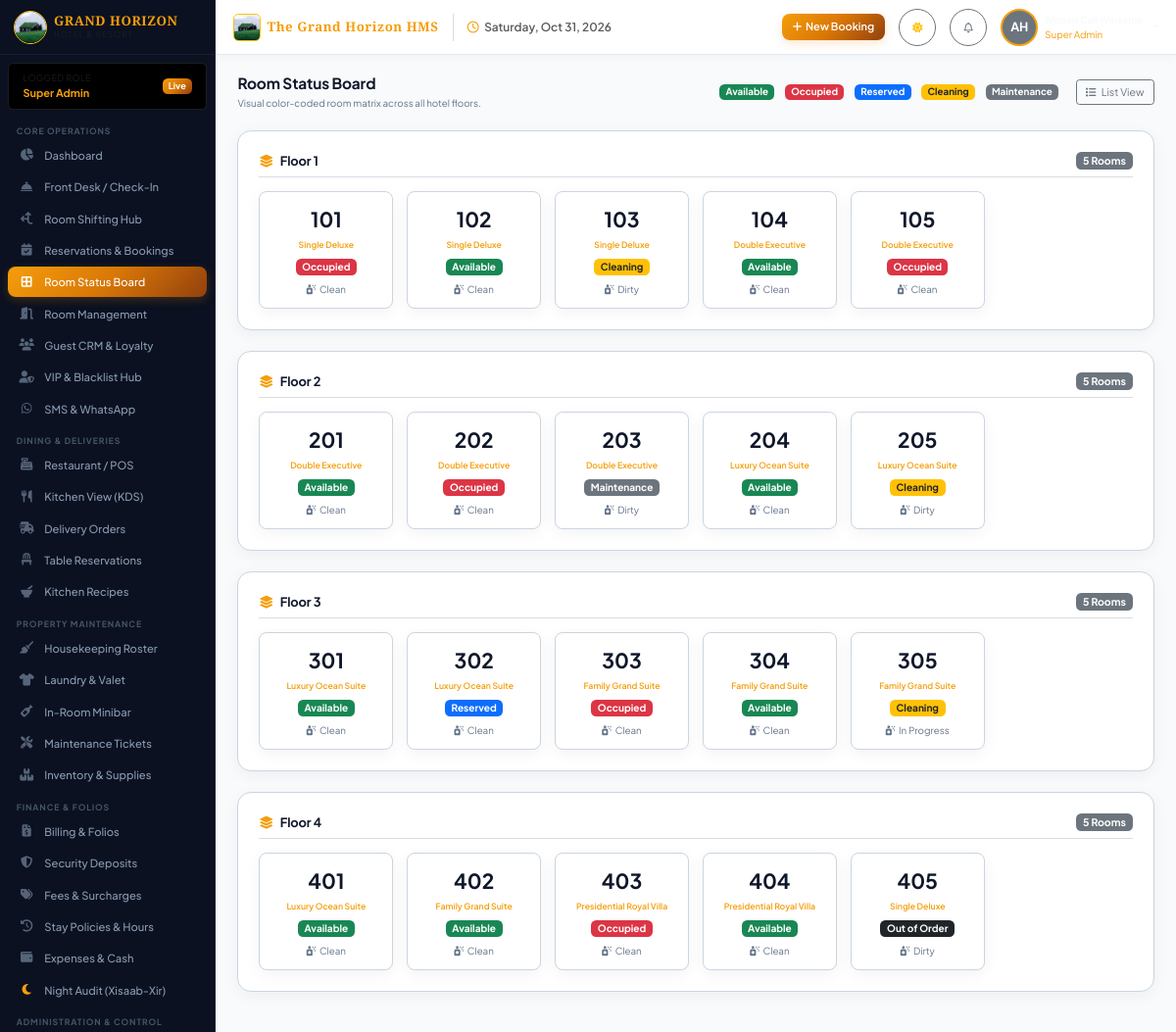
Before: /rooms/status-board (signed in) with the older database file.
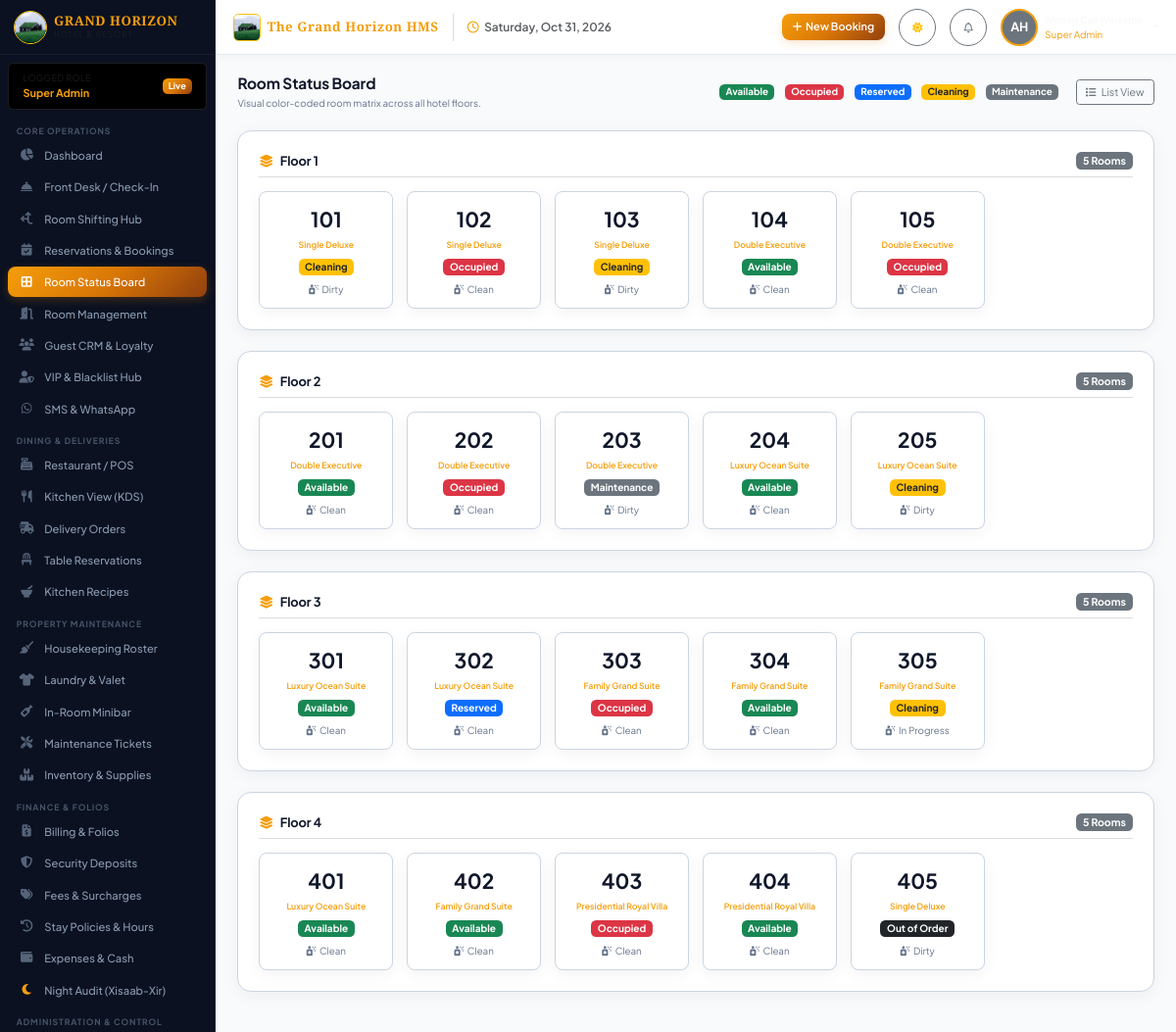
After: the same page with the newer database file.
### app/models/room.py (models this page shows, shortened)
class Room(db.Model):
    __tablename__ = 'rooms'
    id = db.Column(db.Integer, primary_key=True)
    room_number = db.Column(db.String(20), unique=True, nullable=False)
    floor = db.Column(db.Integer, nullable=False, default=1)
    room_type_id = db.Column(db.Integer, db.ForeignKey('room_types.id'), nullable=False)
    status = db.Column(db.String(30), default='Available')
    clean_status = db.Column(db.String(30), default='Clean')
    key_card_code = db.Column(db.String(50), nullable=True)
    is_smoking = db.Column(db.Boolean, default=False)
    image = db.Column(db.String(255), nullable=True)
    notes = db.Column(db.Text, nullable=True)
    created_at = db.Column(db.DateTime, default=datetime.utcnow)
    updated_at = db.Column(db.DateTime, default=datetime.utcnow, onupdate=datetime.utcnow)
    room_type = db.relationship('RoomType', back_populates='rooms')
    booking_rooms = db.relationship('BookingRoom', back_populates='room', lazy=True)
    housekeeping_tasks = db.relationship('HousekeepingTask', back_populates='room', lazy=True)
    maintenance_tickets = db.relationship('MaintenanceTicket', back_populates='room', lazy=True)
    @property
    def status_badge_class(self):
        badges = {
            'Available': 'bg-success',
            'Occupied': 'bg-danger',
            'Reserved': 'bg-primary',
            'Cleaning': 'bg-warning text-dark',
            'Maintenance': 'bg-secondary',
            'Out of Order': 'bg-dark'
        }
        return badges.get(self.status, 'bg-secondary')

class RoomType(db.Model):
    __tablename__ = 'room_types'
    id = db.Column(db.Integer, primary_key=True)
    name = db.Column(db.String(60), unique=True, nullable=False)
    slug = db.Column(db.String(60), unique=True, nullable=False)
    description = db.Column(db.Text, nullable=True)
    base_price = db.Column(db.Float, nullable=False)
    weekend_price = db.Column(db.Float, nullable=False)
    capacity_adults = db.Column(db.Integer, default=2)
    capacity_children = db.Column(db.Integer, default=1)
    bed_type = db.Column(db.String(50), default='1 King Bed')
    size_sqm = db.Column(db.Integer, default=35)
    primary_image = db.Column(db.String(255), nullable=True)
    is_active = db.Column(db.Boolean, default=True)
    created_at = db.Column(db.DateTime, default=datetime.utcnow)
    rooms = db.relationship('Room', back_populates='room_type', lazy=True)
    amenities = db.relationship('Amenity', secondary='room_amenities', back_populates='room_types')
    images = db.relationship('RoomImage', back_populates='room_type', cascade='all, delete-orphan')

### app/routes/rooms.py (the view)
@rooms_bp.route('/status-board')
@login_required
@role_required('Super Admin', 'Manager', 'Receptionist', 'Housekeeping')
def status_board():
    rooms = Room.query.order_by(Room.floor.asc(), Room.room_number.asc()).all()
    floors_dict = {}
    for r in rooms:
        if r.floor not in floors_dict:
            floors_dict[r.floor] = []
        floors_dict[r.floor].append(r)
    room_types = RoomType.query.all()
    return render_template('rooms/status_board.html', floors_dict=floors_dict, room_types=room_types)

### app/models/misc.py (called while the page is built)
    @classmethod
    def get_value(cls, key, default=None):
        setting = cls.query.filter_by(setting_key=key).first()
        return setting.setting_value if setting else default

### app/models/user.py (called while the page is built)
@login_manager.user_loader
def load_user(user_id):
    return User.query.get(int(user_id))

    def has_role(self, *role_names):
        if not self.role:
            return False
        return self.role.name in role_names or self.role.name == 'Super Admin'

### app/templates/rooms/status_board.html (shortened to what this page needs)
{% extends "base.html" %}
{% block content %}
<div class="d-flex justify-content-between align-items-center mb-4">
    <div>
        <h2 class="h3 fw-bold mb-1">Room Status Board</h2>
        <p class="text-muted small mb-0">Visual color-coded room matrix across all hotel floors.</p>
    </div>
    <div class="d-flex gap-2 align-items-center">
        <span class="badge bg-success me-1">Available</span>
        <span class="badge bg-danger me-1">Occupied</span>
        <span class="badge bg-primary me-1">Reserved</span>
        <span class="badge bg-warning text-dark me-1">Cleaning</span>
        <span class="badge bg-secondary me-1">Maintenance</span>
        <a href="{{ url_for('rooms.index') }}" class="btn btn-outline-secondary btn-sm ms-2">
            <i class="fa-solid fa-list me-1"></i> List View
        </a>
    </div>
</div>
{% for floor_num, rooms in floors_dict.items() %}
<div class="card-luxury p-4 mb-4">
    <div class="d-flex justify-content-between align-items-center mb-3 border-bottom border-secondary border-opacity-25 pb-2">
        <h5 class="fw-bold mb-0">
            <i class="fa-solid fa-layer-group text-gold me-2"></i>Floor {{ floor_num }}
        </h5>
        <span class="badge bg-secondary" style="font-size: 0.75rem;">{{ rooms|length }} Rooms</span>
    </div>
    <div class="row g-3">
        {% for r in rooms %}
        <div class="col-xl-2 col-lg-3 col-md-4 col-sm-6">
            {% set status_class = 'room-available' %}
            {% if r.status == 'Occupied' %}
                {% set status_class = 'room-occupied' %}
            {% elif r.status == 'Cleaning' %}
                {% set status_class = 'room-cleaning' %}
            {% elif r.status == 'Reserved' %}
                {% set status_class = 'room-reserved' %}
            {% elif r.status in ['Maintenance', 'Out of Order'] %}
                {% set status_class = 'room-maintenance' %}
            {% endif %}
            <div class="room-grid-card {{ status_class }} card-luxury" data-bs-toggle="modal" data-bs-target="#roomModal{{ r.id }}" style="cursor: pointer;">
                <div class="fw-bold fs-4 mb-1 text-light">{{ r.room_number }}</div>
                <div class="small text-gold fw-semibold text-truncate">{{ r.room_type.name }}</div>
                <div class="mt-2">
                    <span class="badge {{ r.status_badge_class }}" style="font-size: 0.72rem;">{{ r.status }}</span>
                </div>
                <div class="mt-2 text-muted" style="font-size: 0.7rem;">
                    <i class="fa-solid fa-spray-can-sparkles me-1"></i>{{ r.clean_status }}
                </div>
            </div>
        </div>
        {% endfor %}
    </div>
</div>
{% endfor %}
{% endblock %}

Changed rows visible on the page:
changed Room (number 1 of 20 on the later page): status "Occupied" → "Cleaning"; clean_status "Clean" → "Dirty"
changed Room (number 2 of 20 on the later page): status "Available" → "Occupied"
